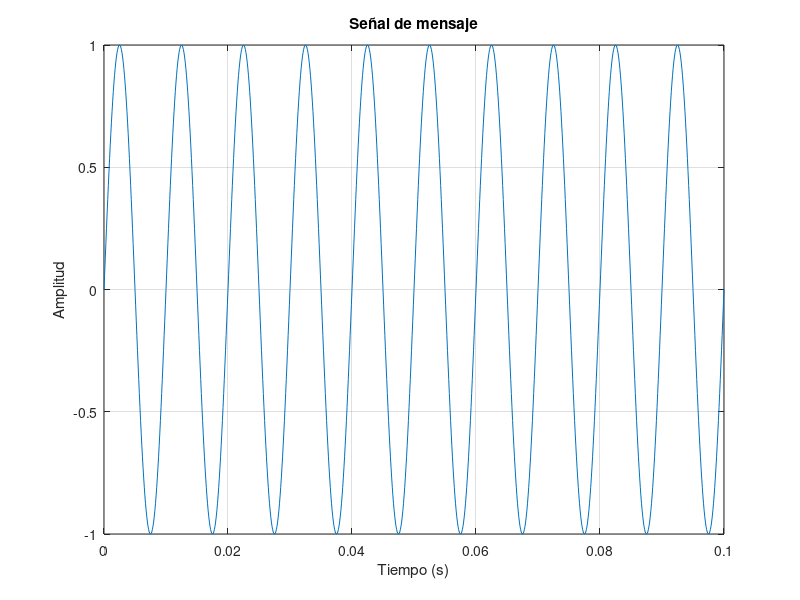
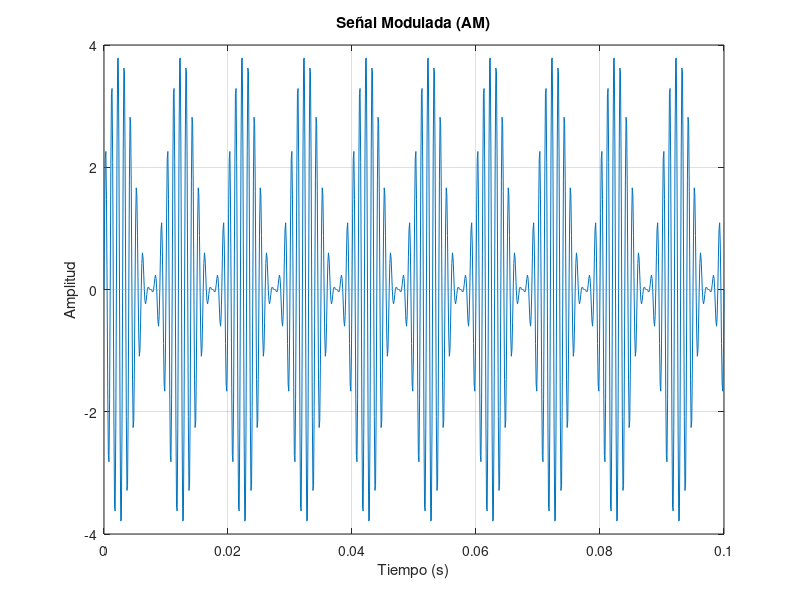
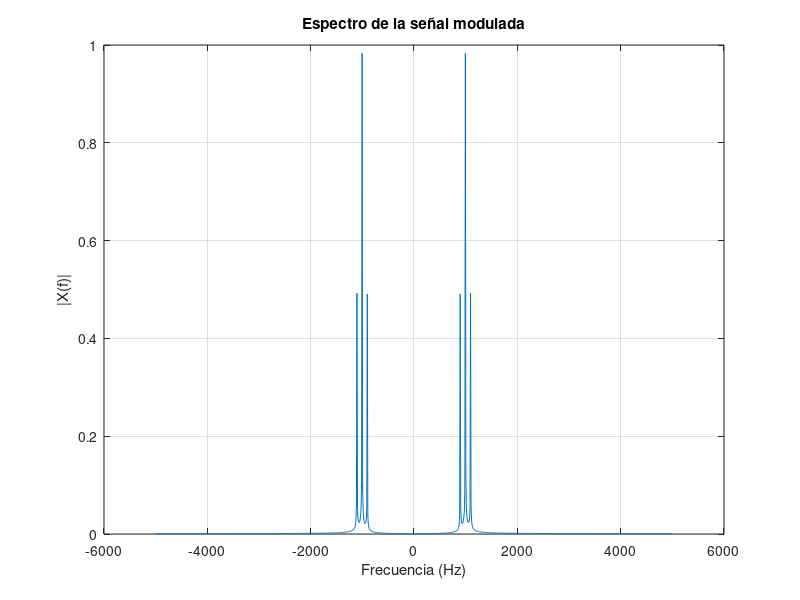
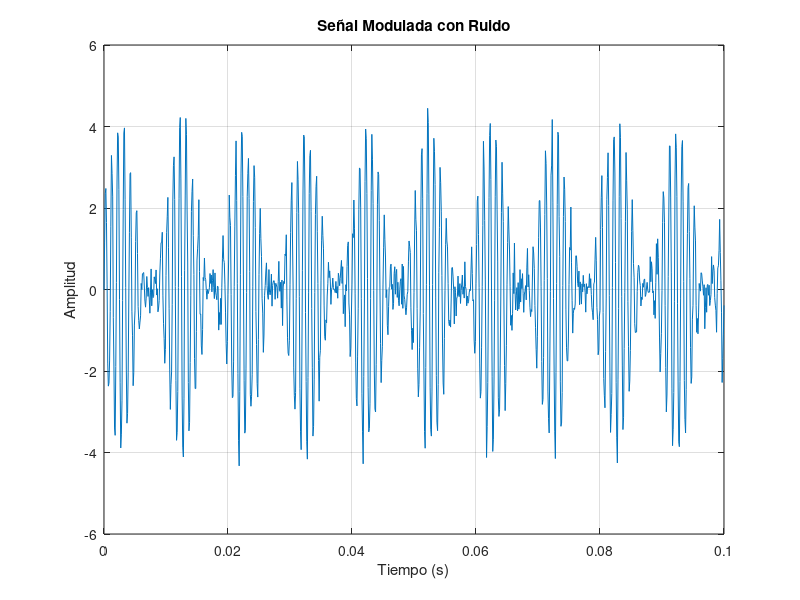

MATLAB code for these plots, in order:

% MODULACIÓN EN AMPLITUD (AM)
% Implementado en MATLAB
% Yoana Castillo - Agosto 2025

clear; clc; close all;

%% 1. Parámetros básicos
fs = 10000;             % Frecuencia de muestreo (Hz)
t = 0:1/fs:0.1;         % Vector de tiempo (0 a 0.1 segundos)

%% 2. Señal de mensaje (baja frecuencia)
fm = 100;               % Frecuencia de la señal mensaje (Hz)
Am = 1;                 % Amplitud de la señal mensaje
m = Am*sin(2*pi*fm*t);  % Señal del mensaje

figure;
plot(t, m);
title('Señal de mensaje');
xlabel('Tiempo (s)');
ylabel('Amplitud');
grid on;

%% 3. Señal portadora (alta frecuencia)
fc = 1000;              % Frecuencia de la portadora (Hz)
Ac = 2;                 % Amplitud de la portadora
c = Ac*sin(2*pi*fc*t);  % Señal portadora

%% 4. Modulación en amplitud
modulada = (1 + m).*c;  % AM con modulación DSB-TC

figure;
plot(t, modulada);
title('Señal Modulada (AM)');
xlabel('Tiempo (s)');
ylabel('Amplitud');
grid on;

%% 5. Análisis en frecuencia
n = length(modulada);
f = (-n/2:n/2-1)*(fs/n);
Modulada_FFT = fftshift(abs(fft(modulada))/n);

figure;
plot(f, Modulada_FFT);
title('Espectro de la señal modulada');
xlabel('Frecuencia (Hz)');
ylabel('|X(f)|');
grid on;

%% 6. Introducción de ruido
ruido = 0.3*randn(size(modulada));  % Ruido blanco gaussiano
modulada_ruido = modulada + ruido;

figure;
plot(t, modulada_ruido);
title('Señal Modulada con Ruido');
xlabel('Tiempo (s)');
ylabel('Amplitud');
grid on;

%% 7. Simulación de atenuación
modulada_atenuada = 0.5 * modulada;

figure;
plot(t, modulada_atenuada);
title('Señal Modulada Atenuada');
xlabel('Tiempo (s)');
ylabel('Amplitud');
grid on;

%% 8. Simulación de distorsión (no linealidad)
modulada_distorsion = modulada + 0.1*modulada.^2;

figure;
plot(t, modulada_distorsion);
title('Señal Modulada con Distorsión');
xlabel('Tiempo (s)');
ylabel('Amplitud');
grid on;

%% 9. Conclusión (comentario en código)
% Se observa cómo la señal modulada en AM cambia ante diferentes condiciones:
% - El ruido distorsiona la envolvente.
% - La atenuación reduce la amplitud general.
% - La distorsión no lineal introduce nuevas componentes no deseadas.
